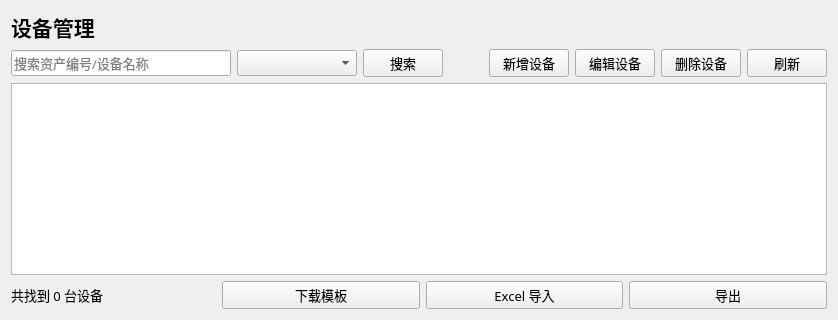
<?xml version="1.0" encoding="UTF-8"?>
<ui version="4.0">
 <class>EquipmentPage</class>
 <widget class="QWidget" name="EquipmentPage">
  <property name="font">
   <font>
    <family>微软雅黑</family>
    <pointsize>10</pointsize>
   </font>
  </property>
  <layout class="QVBoxLayout" name="verticalLayout">
   <item><widget class="QLabel" name="label_title"><property name="font"><font><family>微软雅黑</family><pointsize>16</pointsize><bold>true</bold></font></property><property name="text"><string>设备管理</string></property></widget></item>
   <item>
    <layout class="QHBoxLayout" name="filterLayout">
     <item><widget class="QLineEdit" name="edit_keyword"><property name="minimumSize"><size><width>220</width><height>0</height></size></property><property name="placeholderText"><string>搜索资产编号/设备名称</string></property><property name="clearButtonEnabled"><bool>true</bool></property></widget></item>
     <item><widget class="QComboBox" name="combo_status"><property name="minimumSize"><size><width>120</width><height>0</height></size></property></widget></item>
     <item><widget class="QPushButton" name="btn_search"><property name="text"><string>搜索</string></property></widget></item>
     <item><spacer name="toolSpacer"><property name="orientation"><enum>Qt::Horizontal</enum></property><property name="sizeHint" stdset="0"><size><width>40</width><height>20</height></size></property></spacer></item>
     <item><widget class="QPushButton" name="btn_add"><property name="text"><string>新增设备</string></property></widget></item>
     <item><widget class="QPushButton" name="btn_edit"><property name="text"><string>编辑设备</string></property></widget></item>
     <item><widget class="QPushButton" name="btn_delete"><property name="text"><string>删除设备</string></property></widget></item>
     <item><widget class="QPushButton" name="btn_refresh"><property name="text"><string>刷新</string></property></widget></item>
    </layout>
   </item>
   <item><widget class="QTableWidget" name="tableView"/></item>
   <item>
    <layout class="QHBoxLayout" name="footerLayout">
     <item><widget class="QLabel" name="label_status"><property name="text"><string>共找到 0 台设备</string></property></widget></item>
     <item><spacer name="horizontalSpacer"><property name="orientation"><enum>Qt::Horizontal</enum></property></spacer></item>
     <item><widget class="QPushButton" name="btn_download_template"><property name="text"><string>下载模板</string></property></widget></item>
     <item><widget class="QPushButton" name="btn_import_excel"><property name="text"><string>Excel 导入</string></property></widget></item>
     <item><widget class="QPushButton" name="btn_export_equipment"><property name="text"><string>导出</string></property></widget></item>
    </layout>
   </item>
  </layout>
 </widget>
 <resources/>
 <connections/>
</ui>
